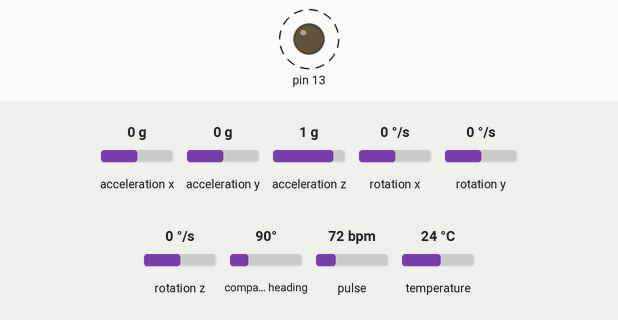
Simulated run of this sketch. Board: Arduino Uno, built with avr-gcc and run on an emulated ATmega328P. Parts: output pins drawn as LEDs (lit = HIGH). Dashed ring = blinking. Inputs (shaded band) come from the test bench; at power-on: pulse 72 bpm, acceleration z 1 g, acceleration x 0 g, acceleration y 0 g, rotation x 0 °/s, rotation y 0 °/s, rotation z 0 °/s, compass heading 90°, temperature 24 °C. What the sketch prints to the serial monitor is not drawn.

Above: at 1.28 s.
1.3 s: pulse set to 158 bpm
At 1.51 s:
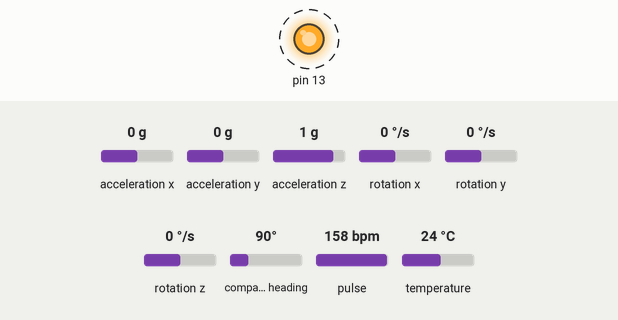
4.3 s: pulse set to 42 bpm
At 5.71 s:
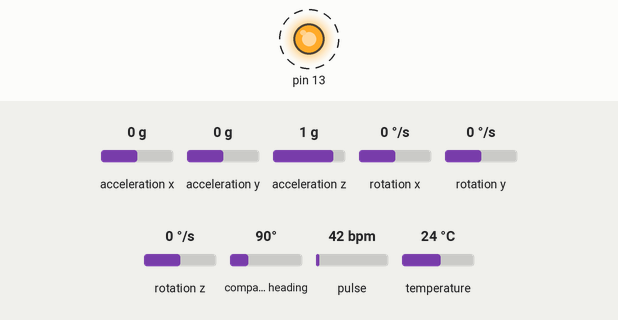
7.3 s: acceleration z set to 0.2 g
8.8 s: acceleration z set to -0.1 g
Timing chart, 0 to 12.8 s (numbered marks = the images above; inputs shaded):
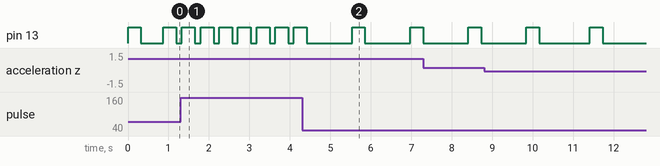

The sketch:

Pulse-gyro.ino
```cpp
// (licence header left out)
#include "MPU9250.h"
#define USE_ARDUINO_INTERRUPTS true    // Set-up low-level interrupts for most acurate BPM math.
#include <PulseSensorPlayground.h>     // Includes the PulseSensorPlayground Library.


//  Variables
const int PulseWire = 0;       // PulseSensor PURPLE WIRE connected to ANALOG PIN 0
const int LED13 = 13;          // The on-board Arduino LED, close to PIN 13.
int Threshold = 550;           // Determine which Signal to "count as a beat" and which to ignore.
// an MPU9250 object with the MPU-9250 sensor on I2C bus 0 with address 0x68

PulseSensorPlayground pulseSensor;  // Creates an instance of the PulseSensorPlayground object called "pulseSensor"
MPU9250 IMU(Wire,0x68);


int status;


void setup() {
  // serial to display data
  Serial.begin(9600);
  while(!Serial) {}
  // Configure the PulseSensor object, by assigning our variables to it.
  pulseSensor.analogInput(PulseWire);
  pulseSensor.blinkOnPulse(LED13);       //auto-magically blink Arduino's LED with heartbeat.
  pulseSensor.setThreshold(Threshold);

   if (pulseSensor.begin()) {
    Serial.println("We created a pulseSensor Object !");  //This prints one time at Arduino power-up,  or on Arduino reset.
  }

  // start communication with IMU
  status = IMU.begin();
  if (status < 0) {
    Serial.println("IMU initialization unsuccessful");
    Serial.println("Check IMU wiring or try cycling power");
    Serial.print("Status: ");
    Serial.println(status);
    while(1) {}
  }
}

void loop() {
  // read the sensor
  IMU.readSensor();
  int myBPM = pulseSensor.getBeatsPerMinute();  // Calls function on our pulseSensor object that returns BPM as an "int".
  if (pulseSensor.sawStartOfBeat()) {            // Constantly test to see if "a beat happened".
   Serial.println("♥  A HeartBeat Happened ! "); // If test is "true", print a message "a heartbeat happened".
   Serial.print("BPM: ");                        // Print phrase "BPM: "
   Serial.println(myBPM);                        // Print the value inside of myBPM.
  }
  // display the data
  Serial.print(IMU.getAccelX_mss(),6);
  Serial.print("\t");
  Serial.print(IMU.getAccelY_mss(),6);
  Serial.print("\t");
  Serial.print(IMU.getAccelZ_mss(),6);
  Serial.print("\t");
  Serial.print(IMU.getGyroX_rads(),6);
  Serial.print("\t");
  Serial.print(IMU.getGyroY_rads(),6);
  Serial.print("\t");
  Serial.print(IMU.getGyroZ_rads(),6);
  Serial.print("\t");
  Serial.print(IMU.getMagX_uT(),6);
  Serial.print("\t");
  Serial.print(IMU.getMagY_uT(),6);
  Serial.print("\t");
  Serial.print(IMU.getMagZ_uT(),6);
  Serial.print("\t");
  Serial.println(IMU.getTemperature_C(),6);
  delay(100);
}
```

Measured:
- after the input at 1.3 s, pin 13: alternates HIGH for 0.32 s and LOW for 0.14 s, starting at once
- after the input at 4.3 s, pin 13: alternates HIGH for 0.32 s and LOW for 1.1 s, starting after 1.2 s
- by itself, pin 13: alternates HIGH for 0.31 s and LOW for 0.56 s
